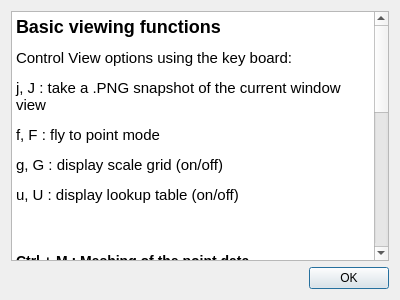
<?xml version="1.0" encoding="UTF-8"?>
<ui version="4.0">
 <class>HelpDialog</class>
 <widget class="QDialog" name="HelpDialog">
  <property name="geometry">
   <rect>
    <x>0</x>
    <y>0</y>
    <width>400</width>
    <height>300</height>
   </rect>
  </property>
  <property name="windowTitle">
   <string>Dialog</string>
  </property>
  <layout class="QVBoxLayout" name="verticalLayout">
   <item>
    <widget class="QTextBrowser" name="textBrowser">
     <property name="html">
      <string>&lt;!DOCTYPE HTML PUBLIC &quot;-//W3C//DTD HTML 4.0//EN&quot; &quot;http://www.w3.org/TR/REC-html40/strict.dtd&quot;&gt;
&lt;html&gt;&lt;head&gt;&lt;meta name=&quot;qrichtext&quot; content=&quot;1&quot; /&gt;&lt;style type=&quot;text/css&quot;&gt;
p, li { white-space: pre-wrap; }
&lt;/style&gt;&lt;/head&gt;&lt;body style=&quot; font-family:'Ubuntu'; font-size:11pt; font-weight:400; font-style:normal;&quot;&gt;
&lt;p style=&quot; margin-top:16px; margin-bottom:12px; margin-left:0px; margin-right:0px; -qt-block-indent:0; text-indent:0px;&quot;&gt;&lt;span style=&quot; font-size:x-large; font-weight:600;&quot;&gt;Basic viewing functions&lt;/span&gt;&lt;/p&gt;
&lt;p style=&quot; margin-top:12px; margin-bottom:12px; margin-left:0px; margin-right:0px; -qt-block-indent:0; text-indent:0px;&quot;&gt;Control View options using the key board:&lt;/p&gt;
&lt;p style=&quot; margin-top:12px; margin-bottom:12px; margin-left:0px; margin-right:0px; -qt-block-indent:0; text-indent:0px;&quot;&gt;j, J : take a .PNG snapshot of the current window view &lt;/p&gt;
&lt;p style=&quot; margin-top:12px; margin-bottom:12px; margin-left:0px; margin-right:0px; -qt-block-indent:0; text-indent:0px;&quot;&gt;f, F : fly to point mode &lt;/p&gt;
&lt;p style=&quot; margin-top:12px; margin-bottom:12px; margin-left:0px; margin-right:0px; -qt-block-indent:0; text-indent:0px;&quot;&gt;g, G : display scale grid (on/off) &lt;/p&gt;
&lt;p style=&quot; margin-top:12px; margin-bottom:12px; margin-left:0px; margin-right:0px; -qt-block-indent:0; text-indent:0px;&quot;&gt;u, U : display lookup table (on/off) &lt;/p&gt;
&lt;p style=&quot;-qt-paragraph-type:empty; margin-top:14px; margin-bottom:12px; margin-left:0px; margin-right:0px; -qt-block-indent:0; text-indent:0px; font-size:x-large; font-weight:600;&quot;&gt;&lt;br /&gt;&lt;/p&gt;
&lt;p style=&quot; margin-top:14px; margin-bottom:12px; margin-left:0px; margin-right:0px; -qt-block-indent:0; text-indent:0px;&quot;&gt;&lt;span style=&quot; font-size:large; font-weight:600;&quot;&gt;Ctrl + M : Meshing of the point data&lt;/span&gt;&lt;/p&gt;
&lt;p style=&quot; margin-top:12px; margin-bottom:0px; margin-left:0px; margin-right:0px; -qt-block-indent:0; text-indent:0px; line-height:100%;&quot;&gt;Menu option is at View → Meshes. &lt;/p&gt;
&lt;p style=&quot; margin-top:12px; margin-bottom:0px; margin-left:0px; margin-right:0px; -qt-block-indent:0; text-indent:0px; line-height:100%;&quot;&gt;Click Plot Meshes checkbox and then Apply / OK button, a mesh will be added in the scene if the triangulation method succeeds. If the method fails, adjust parameters and try again.&lt;/p&gt;
&lt;p style=&quot; margin-top:14px; margin-bottom:12px; margin-left:0px; margin-right:0px; -qt-block-indent:0; text-indent:0px;&quot;&gt;&lt;span style=&quot; font-size:large; font-weight:600;&quot;&gt;Ctrl + T : Take a tour of the scene &lt;/span&gt;&lt;/p&gt;
&lt;p style=&quot; margin-top:12px; margin-bottom:0px; margin-left:0px; margin-right:0px; -qt-block-indent:0; text-indent:0px; line-height:100%;&quot;&gt;Menu option is at View → Tour. &lt;/p&gt;
&lt;p style=&quot; margin-top:12px; margin-bottom:0px; margin-left:0px; margin-right:0px; -qt-block-indent:0; text-indent:0px; line-height:100%;&quot;&gt;When Go button is clicked, the scene will be rotated.&lt;/p&gt;
&lt;p style=&quot; margin-top:12px; margin-bottom:0px; margin-left:0px; margin-right:0px; -qt-block-indent:0; text-indent:0px; line-height:100%;&quot;&gt;Note that the user is able to interact with the scene while it is rotating.&lt;/p&gt;
&lt;p style=&quot; margin-top:12px; margin-bottom:0px; margin-left:0px; margin-right:0px; -qt-block-indent:0; text-indent:0px; line-height:100%;&quot;&gt;If the Record to file checkbox is checked, a video will be recorded while the scene is rotating.&lt;/p&gt;
&lt;p style=&quot; margin-top:14px; margin-bottom:12px; margin-left:0px; margin-right:0px; -qt-block-indent:0; text-indent:0px;&quot;&gt;&lt;span style=&quot; font-size:large; font-weight:600;&quot;&gt;Ctrl + C : Different color display modes&lt;/span&gt;&lt;/p&gt;
&lt;p style=&quot; margin-top:12px; margin-bottom:0px; margin-left:0px; margin-right:0px; -qt-block-indent:0; text-indent:0px; line-height:100%;&quot;&gt;Menu option is at View → Color Mode:&lt;/p&gt;
&lt;p style=&quot;-qt-paragraph-type:empty; margin-top:0px; margin-bottom:0px; margin-left:0px; margin-right:0px; -qt-block-indent:0; text-indent:0px;&quot;&gt;&lt;br /&gt;&lt;/p&gt;&lt;/body&gt;&lt;/html&gt;</string>
     </property>
    </widget>
   </item>
   <item>
    <widget class="QDialogButtonBox" name="buttonBox">
     <property name="orientation">
      <enum>Qt::Horizontal</enum>
     </property>
     <property name="standardButtons">
      <set>QDialogButtonBox::Ok</set>
     </property>
    </widget>
   </item>
  </layout>
 </widget>
 <resources/>
 <connections>
  <connection>
   <sender>buttonBox</sender>
   <signal>accepted()</signal>
   <receiver>HelpDialog</receiver>
   <slot>accept()</slot>
   <hints>
    <hint type="sourcelabel">
     <x>248</x>
     <y>254</y>
    </hint>
    <hint type="destinationlabel">
     <x>157</x>
     <y>274</y>
    </hint>
   </hints>
  </connection>
  <connection>
   <sender>buttonBox</sender>
   <signal>rejected()</signal>
   <receiver>HelpDialog</receiver>
   <slot>reject()</slot>
   <hints>
    <hint type="sourcelabel">
     <x>316</x>
     <y>260</y>
    </hint>
    <hint type="destinationlabel">
     <x>286</x>
     <y>274</y>
    </hint>
   </hints>
  </connection>
 </connections>
</ui>
